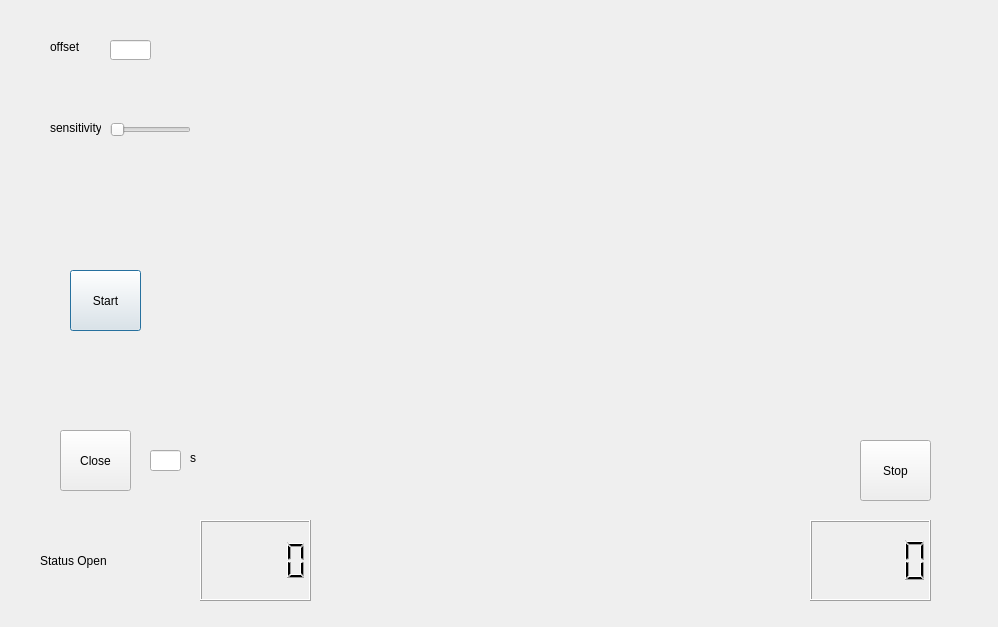
<?xml version="1.0" encoding="UTF-8"?>
<ui version="4.0">
 <class>DIALOG</class>
 <widget class="QDialog" name="DIALOG">
  <property name="geometry">
   <rect>
    <x>0</x>
    <y>0</y>
    <width>998</width>
    <height>627</height>
   </rect>
  </property>
  <property name="sizePolicy">
   <sizepolicy hsizetype="Preferred" vsizetype="Preferred">
    <horstretch>0</horstretch>
    <verstretch>0</verstretch>
   </sizepolicy>
  </property>
  <property name="windowTitle">
   <string>Dialog</string>
  </property>
  <widget class="QwtPlot" name="plot">
   <property name="geometry">
    <rect>
     <x>220</x>
     <y>27</y>
     <width>649</width>
     <height>177</height>
    </rect>
   </property>
  </widget>
  <widget class="QwtPlot" name="plot1">
   <property name="geometry">
    <rect>
     <x>220</x>
     <y>210</y>
     <width>649</width>
     <height>176</height>
    </rect>
   </property>
  </widget>
  <widget class="QLabel" name="label1">
   <property name="geometry">
    <rect>
     <x>50</x>
     <y>40</y>
     <width>46</width>
     <height>13</height>
    </rect>
   </property>
   <property name="text">
    <string>offset</string>
   </property>
  </widget>
  <widget class="QLineEdit" name="lineedit">
   <property name="geometry">
    <rect>
     <x>110</x>
     <y>40</y>
     <width>41</width>
     <height>20</height>
    </rect>
   </property>
  </widget>
  <widget class="QLabel" name="label3">
   <property name="geometry">
    <rect>
     <x>50</x>
     <y>120</y>
     <width>51</width>
     <height>16</height>
    </rect>
   </property>
   <property name="text">
    <string>sensitivity</string>
   </property>
  </widget>
  <widget class="QSlider" name="slider">
   <property name="geometry">
    <rect>
     <x>110</x>
     <y>120</y>
     <width>81</width>
     <height>19</height>
    </rect>
   </property>
   <property name="orientation">
    <enum>Qt::Horizontal</enum>
   </property>
  </widget>
  <widget class="QPushButton" name="button">
   <property name="geometry">
    <rect>
     <x>70</x>
     <y>270</y>
     <width>71</width>
     <height>61</height>
    </rect>
   </property>
   <property name="text">
    <string>Start</string>
   </property>
  </widget>
  <widget class="QPushButton" name="button1">
   <property name="geometry">
    <rect>
     <x>60</x>
     <y>430</y>
     <width>71</width>
     <height>61</height>
    </rect>
   </property>
   <property name="text">
    <string>Close</string>
   </property>
  </widget>
  <widget class="QPushButton" name="button2">
   <property name="geometry">
    <rect>
     <x>860</x>
     <y>440</y>
     <width>71</width>
     <height>61</height>
    </rect>
   </property>
   <property name="text">
    <string>Stop</string>
   </property>
  </widget>
  <widget class="QLineEdit" name="lineedit1">
   <property name="geometry">
    <rect>
     <x>150</x>
     <y>450</y>
     <width>31</width>
     <height>21</height>
    </rect>
   </property>
  </widget>
  <widget class="QLabel" name="label2">
   <property name="geometry">
    <rect>
     <x>190</x>
     <y>450</y>
     <width>21</width>
     <height>16</height>
    </rect>
   </property>
   <property name="text">
    <string>s</string>
   </property>
  </widget>
  <widget class="QLabel" name="label">
   <property name="geometry">
    <rect>
     <x>40</x>
     <y>530</y>
     <width>151</width>
     <height>61</height>
    </rect>
   </property>
   <property name="text">
    <string>Status Open</string>
   </property>
  </widget>
  <widget class="QLCDNumber" name="lcd">
   <property name="geometry">
    <rect>
     <x>200</x>
     <y>520</y>
     <width>111</width>
     <height>81</height>
    </rect>
   </property>
  </widget>
  <widget class="QLCDNumber" name="lcd1">
   <property name="geometry">
    <rect>
     <x>810</x>
     <y>520</y>
     <width>121</width>
     <height>81</height>
    </rect>
   </property>
  </widget>
 </widget>
 <customwidgets>
  <customwidget>
   <class>QwtPlot</class>
   <extends>QFrame</extends>
   <header>qwt_plot.h</header>
  </customwidget>
 </customwidgets>
 <resources/>
 <connections/>
</ui>
